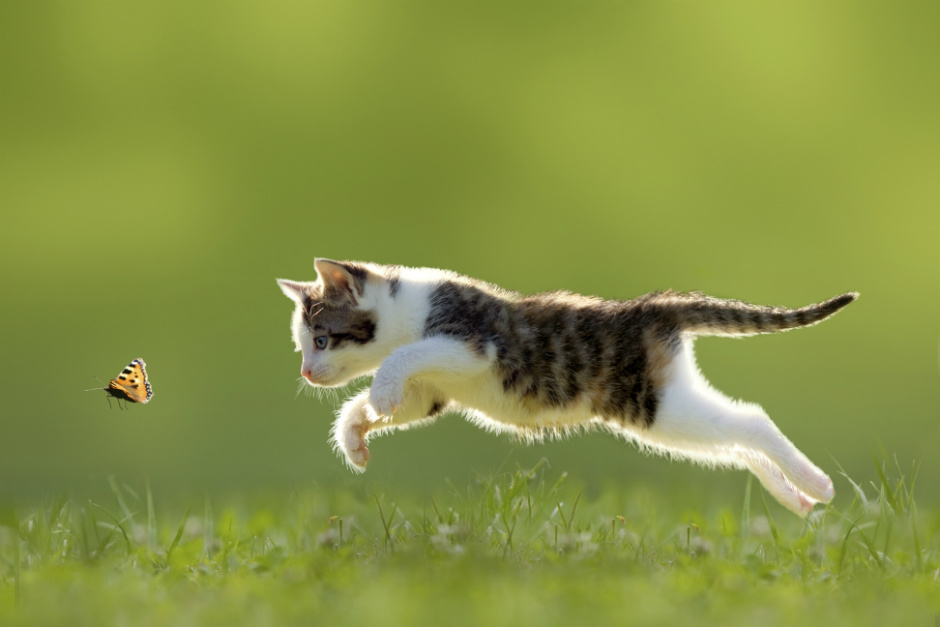
#> input picture clase03/gatito.jpg, 940 x 627 px
$ python histograma.py
#> lines starting #> are read from the running program, lines starting #| are printed output that depends on the picture; after the words box and inside, x2 and y2 are one past the last pixel; in counts of white or black regions, pixels touching at a corner belong together
from PIL import Image, ImageDraw

imagen = Image.open('gatito.jpg')
#> imagen is the input picture: PIL image 940x627 RGB; mean R, G, B 134, 146.1, 69

# 1: 100, 2: 300, ..
rojos = {}
verdes = {}
azules = {}

for rojo, verde, azul in imagen.getdata():
    if rojo not in rojos:
        rojos[rojo] = 1
    else:
        rojos[rojo] += 1

    if verde not in verdes:
        verdes[verde] = 1
    else:
        verdes[verde] += 1

    if azul not in azules:
        azules[azul] = 1
    else:
        azules[azul] += 1
#> this loop made 589380 passes
#> (rojo, verde, azul) on passes 1 to 3: (119, 134, 49), (119, 134, 49), (117, 135, 49)
#> after the loop, azules = 256 items; rojos = 256 items; verdes = 256 items


def crear_histograma(conteos, nombre_archivo):
#> called with nombre_archivo = 'rojo.bmp'
    lienzo = Image.new('RGB', (255, 255))
#> lienzo: PIL image 255x255 RGB; every value is 0
    lapiz = ImageDraw.Draw(lienzo)

    maximo = max(conteos.values())
#> maximo = 14232
    for color in range(256):
        conteo = conteos.get(color, 0)
        punto_inicial = (color, 255)
        punto_final = (color, (255 - (conteo / maximo) * 255))
        lapiz.line([punto_inicial, punto_final], 'white', 1)
#> this loop made 256 passes
#> (conteo, punto_final) on passes 1 to 3: (34, (0, 254.4)), (66, (1, 253.8)), (41, (2, 254.3))

    lienzo.save(nombre_archivo)
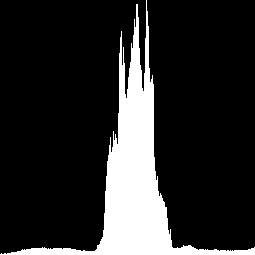
#> saved as rojo.bmp: PIL image 255x255 RGB; 16.4% white; 1 white region, box (x1, y1, x2, y2) and area: (0, 0, 255, 255) 10683


crear_histograma(rojos, 'rojo.bmp')
crear_histograma(verdes, 'verde.bmp')
#> call 2 of crear_histograma, with nombre_archivo = 'verde.bmp'
#> in crear_histograma (call 2), `maximo = max(conteos.values())`: maximo = 17956
#> the loop in crear_histograma (call 2), `for color in range(256):` made 256 passes
#> (conteo, punto_final) on passes 1 to 3: (126, (0, 253.2)), (70, (1, 254)), (71, (2, 254))
#> in crear_histograma (call 2), `lienzo.save(nombre_archivo)`:
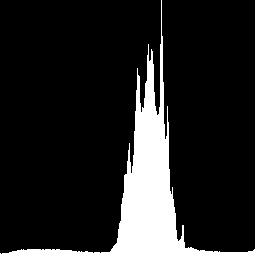
#> saved as verde.bmp: PIL image 255x255 RGB; 13.1% white; 1 white region, box (x1, y1, x2, y2) and area: (0, 0, 255, 255) 8493
crear_histograma(azules, 'azul.bmp')
#> call 3 of crear_histograma, with nombre_archivo = 'azul.bmp'
#> in crear_histograma (call 3), `maximo = max(conteos.values())`: maximo = 29298
#> the loop in crear_histograma (call 3), `for color in range(256):` made 256 passes
#> (conteo, punto_final) on passes 1 to 3: (554, (0, 250.2)), (223, (1, 253.1)), (218, (2, 253.1))
#> in crear_histograma (call 3), `lienzo.save(nombre_archivo)`:
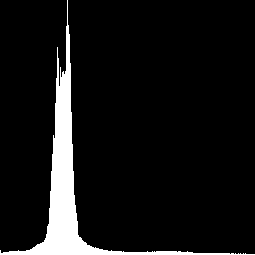
#> saved as azul.bmp: PIL image 255x255 RGB; 8.1% white; 1 white region, box (x1, y1, x2, y2) and area: (0, 0, 255, 255) 5246
